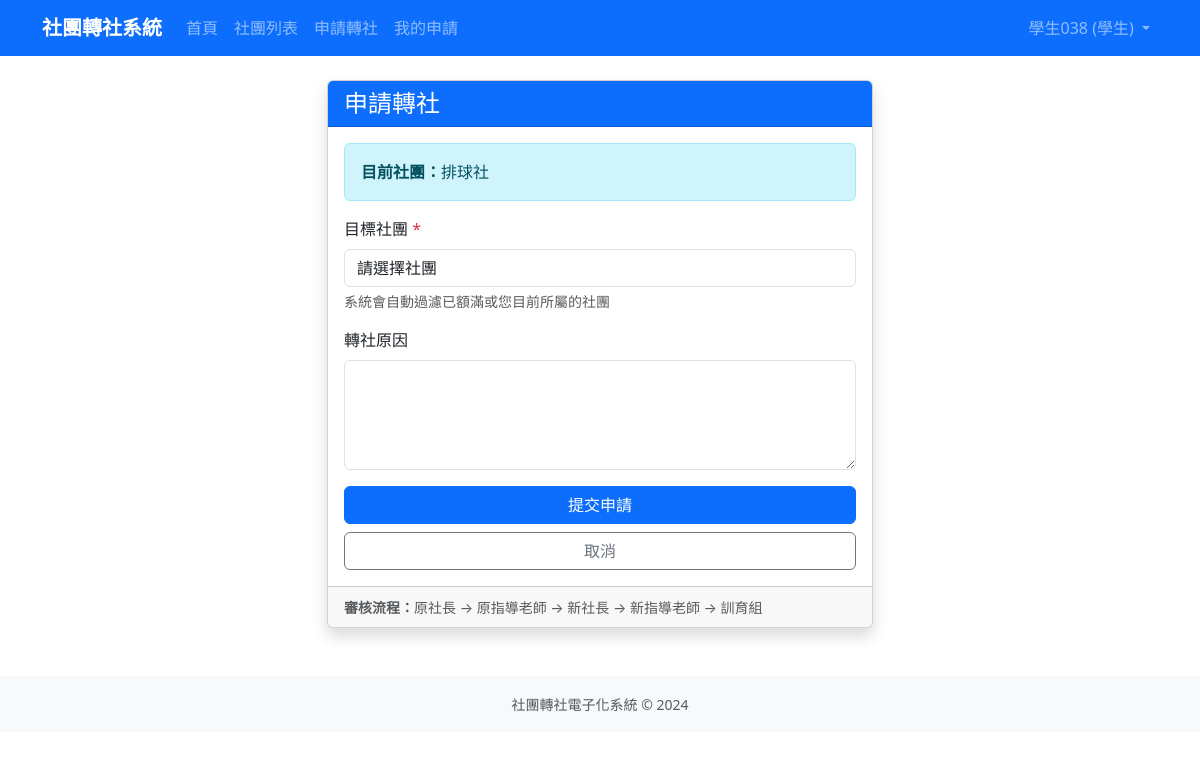
Page /transfers/apply/ (signed in) on the earlier database version.
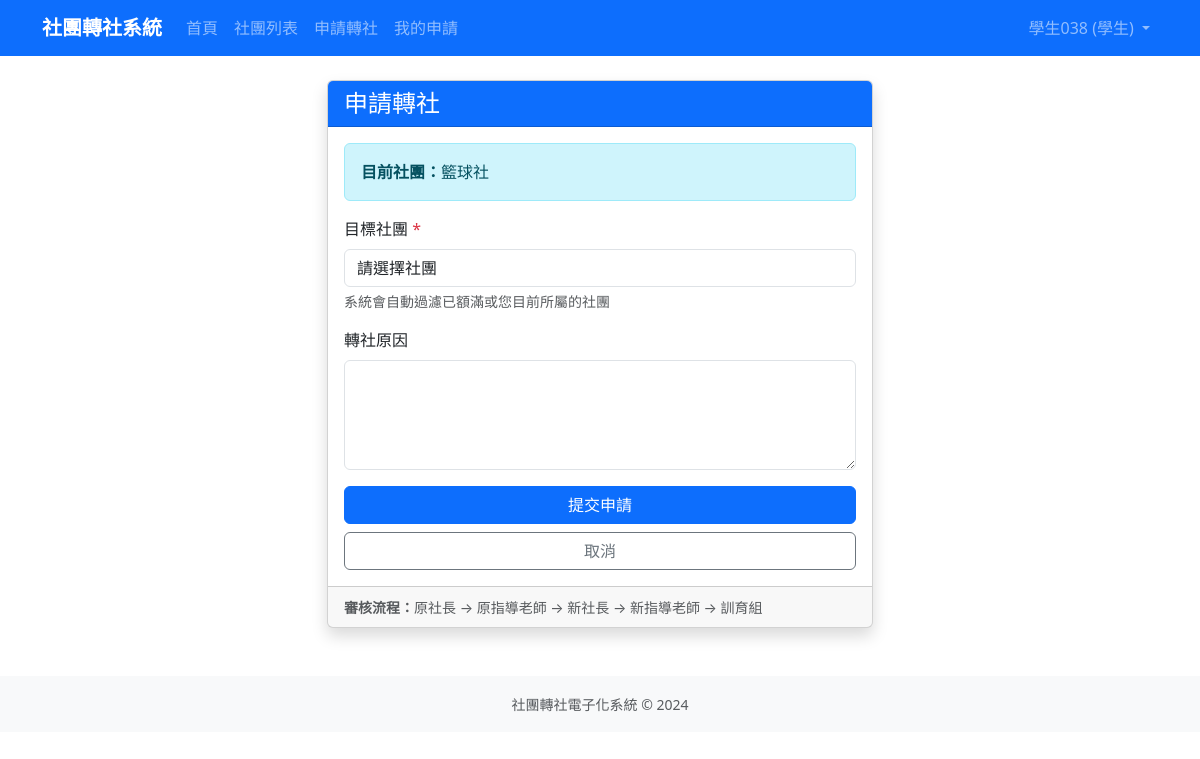
Same page on the later database version.
### accounts/models.py (models this page shows, shortened)
class User(AbstractUser):
    ROLE_CHOICES = [
        ('student', '學生'),
        ('president', '社長'),
        ('teacher', '指導老師'),
        ('admin', '訓育組（管理員）'),
    ]
    role = models.CharField(
        max_length=20,
        choices=ROLE_CHOICES,
        default='student',
        verbose_name='身分組'
    )
    student_id = models.CharField(
        max_length=20,
        blank=True,
        verbose_name='學號'
    )
    club = models.ForeignKey(
        'clubs.Club',
        on_delete=models.SET_NULL,
        null=True,
        blank=True,
        verbose_name='所屬社團',
        related_name='members'
    )
    phone = models.CharField(max_length=20, blank=True, verbose_name='電話')
    class Meta:
        verbose_name = '使用者'
        verbose_name_plural = '使用者'

### clubs/models.py (models this page shows, shortened)
class Club(models.Model):
    CATEGORY_CHOICES = [
        ('academic', '學術類'),
        ('arts', '藝文類'),
        ('performance', '藝能類'),
        ('recreation', '康輔類'),
        ('sports', '體育類'),
    ]
    code = models.CharField(max_length=10, unique=True, null=True, blank=True, verbose_name='社團代號')
    name = models.CharField(max_length=100, verbose_name='社團名稱')
    teacher = models.CharField(max_length=50, default='', verbose_name='指導老師')
    president = models.CharField(max_length=50, default='', verbose_name='社長')
    location = models.CharField(max_length=100, blank=True, verbose_name='社課場地')
    category = models.CharField(max_length=20, choices=CATEGORY_CHOICES, blank=True, verbose_name='類別')
    description = models.TextField(blank=True, verbose_name='社團描述')
    max_members = models.PositiveIntegerField(default=30, verbose_name='人數上限')
    current_members = models.PositiveIntegerField(default=0, verbose_name='現有人數')
    is_active = models.BooleanField(default=True, verbose_name='啟用中')
    created_at = models.DateTimeField(auto_now_add=True, verbose_name='建立時間')
    updated_at = models.DateTimeField(auto_now=True, verbose_name='更新時間')
    class Meta:
        verbose_name = '社團'
        verbose_name_plural = '社團'
        ordering = ['name']
    def __str__(self):
        return self.name

### transfers/views.py (the view, shortened to what this page needs)
# urls.py: path('apply/', views.TransferApplyView.as_view(), name='transfer_apply'),
class TransferApplyView(LoginRequiredMixin, StudentRequiredMixin, CreateView):
    model = TransferRequest
    template_name = 'transfers/transfer_form.html'
    fields = ['target_club', 'reason']
    success_url = reverse_lazy('my_requests')
    def get_form(self, form_class=None):
        form = super().get_form(form_class)
        user = self.request.user
        if user.club:
            available_clubs = Club.objects.filter(
                is_active=True,
                current_members__lt=models.F('max_members')
            ).exclude(id=user.club.id)
        else:
            available_clubs = Club.objects.filter(
                is_active=True,
                current_members__lt=models.F('max_members')
            )
        form.fields['target_club'].queryset = available_clubs
        form.fields['target_club'].label = '目標社團'
        form.fields['target_club'].empty_label = '請選擇社團'
        form.fields['reason'].label = '轉社原因'
        form.fields['reason'].widget.attrs['rows'] = 4
        return form

### transfers/views.py (called while the page is built)
    def test_func(self):
        return self.request.user.role in ['student', 'president']

### templates/transfers/transfer_form.html (shortened to what this page needs)
{% extends 'base.html' %}
{% block content %}
<div class="row justify-content-center">
    <div class="col-md-8 col-lg-6">
        <div class="card shadow">
            <div class="card-header bg-primary text-white">
                <h4 class="mb-0">申請轉社</h4>
            </div>
            <div class="card-body">
                <div class="alert alert-info">
                    <strong>目前社團：</strong>{{ user.club.name|default:"未加入任何社團" }}
                </div>
                <form method="post">
                    <div class="mb-3">
                        <label for="{{ form.target_club.id_for_label }}" class="form-label">
                            目標社團 <span class="text-danger">*</span>
                        </label>
                        {{ form.target_club }}
                        <div class="form-text">系統會自動過濾已額滿或您目前所屬的社團</div>
                    </div>
                    <div class="mb-3">
                        <label for="{{ form.reason.id_for_label }}" class="form-label">
                            轉社原因
                        </label>
                        {{ form.reason }}
                    </div>
                    <div class="d-grid gap-2">
                        <button type="submit" class="btn btn-primary">提交申請</button>
                        <a href="{% url 'home' %}" class="btn btn-outline-secondary">取消</a>
                    </div>
                </form>
            </div>
            <div class="card-footer">
                <small class="text-muted">
                    <strong>審核流程：</strong>原社長 → 原指導老師 → 新社長 → 新指導老師 → 訓育組
                </small>
            </div>
        </div>
    </div>
</div>
{% endblock %}

### templates/base.html (shortened to what this page needs)
<!DOCTYPE html>
<html lang="zh-TW">
<head>
    <link href="https://cdn.jsdelivr.net/npm/bootstrap@5.3.0/dist/css/bootstrap.min.css" rel="stylesheet">
</head>
<body>
    <nav class="navbar navbar-expand-lg navbar-dark bg-primary">
        <div class="container">
            <a class="navbar-brand" href="{% url 'home' %}">社團轉社系統</a>
            <div class="collapse navbar-collapse" id="navbarNav">
                <ul class="navbar-nav me-auto">
                    <li class="nav-item">
                        <a class="nav-link" href="{% url 'home' %}">首頁</a>
                    </li>
                    <li class="nav-item">
                        <a class="nav-link" href="{% url 'club_list' %}">社團列表</a>
                    </li>
                    {% if user.is_authenticated %}
                        {% if user.role == 'student' or user.role == 'president' %}
                            <li class="nav-item">
                                <a class="nav-link" href="{% url 'transfer_apply' %}">申請轉社</a>
                            </li>
                            <li class="nav-item">
                                <a class="nav-link" href="{% url 'my_requests' %}">我的申請</a>
                            </li>
                        {% endif %}
                    {% endif %}
                </ul>
                <ul class="navbar-nav">
                    {% if user.is_authenticated %}
                        <li class="nav-item dropdown">
                            <a class="nav-link dropdown-toggle" href="#" role="button" data-bs-toggle="dropdown">
                                {{ user.get_full_name|default:user.username }} ({{ user.get_role_display }})
                            </a>
                        </li>
                    {% else %}
                        <li class="nav-item">
                            <a class="nav-link" href="{% url 'login' %}">登入</a>
                        </li>
                    {% endif %}
                </ul>
            </div>
        </div>
    </nav>
    <main class="container my-4">
        {% block content %}{% endblock %}
    </main>
    <footer class="bg-light py-3 mt-5">
        <div class="container text-center text-muted">
            <small>社團轉社電子化系統 &copy; 2024</small>
        </div>
    </footer>
</body>
</html>

Differences in the rows shown:
changed User "學生038": club.name "排球社" → "籃球社"
